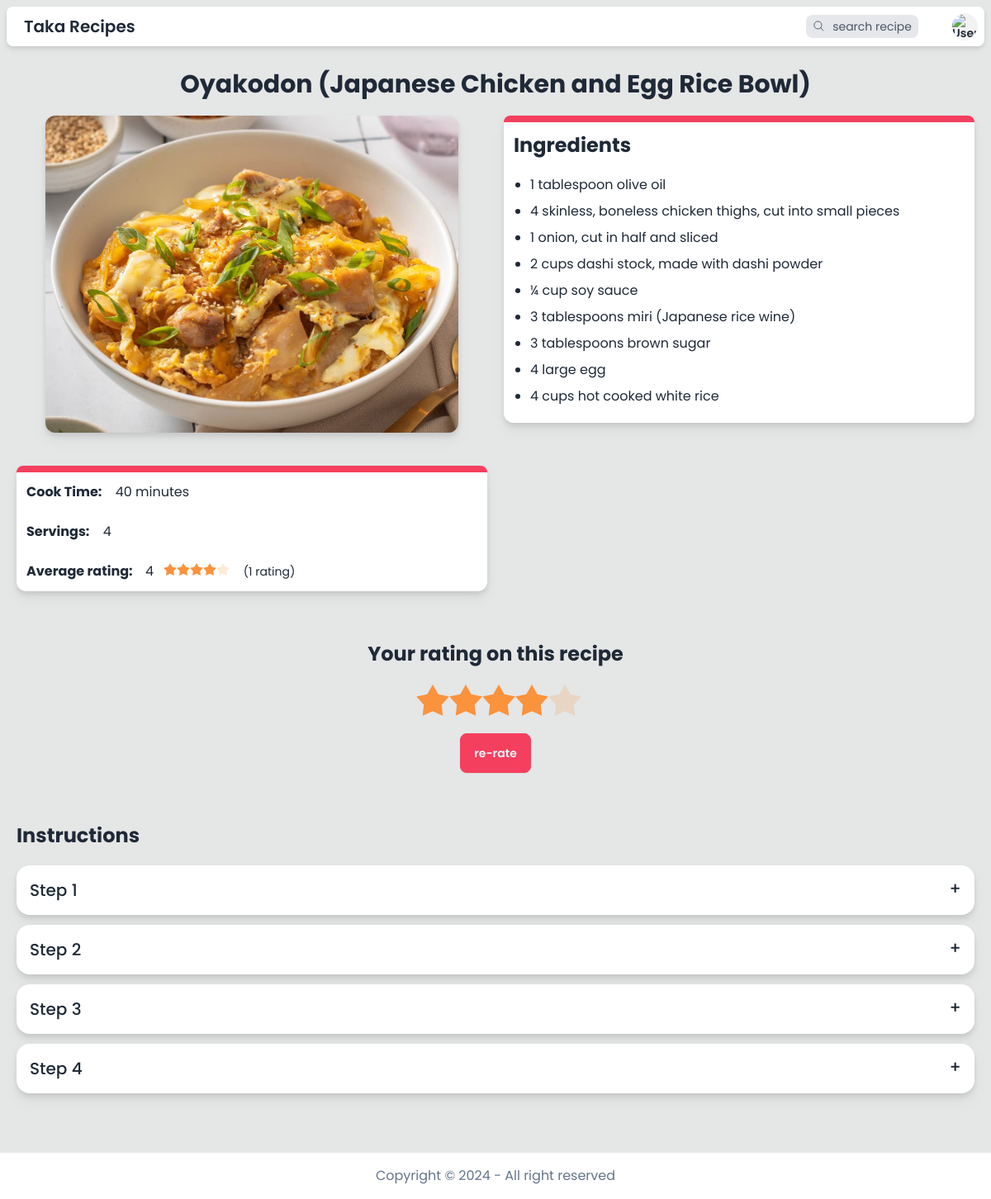
Page /recipe/81 (signed in) on the committed database.
### model.py (models this page shows)
class Recipe(db.Model):
    __tablename__ = "recipe"
    id = mapped_column(Integer, primary_key=True)
    name = mapped_column(String(200), nullable=False)
    cook_time_in_minutes = mapped_column(Integer, nullable=False)
    servings = mapped_column(Integer, nullable=False)
    ingredients = mapped_column(JSON, nullable=False)
    instructions = mapped_column(JSON, nullable=False)
    image = mapped_column(String(255), nullable=False)
    datetime = mapped_column(String(100), nullable=False)
    user_id = mapped_column(Integer, ForeignKey("user.id"))
    average_rating = mapped_column(Integer, nullable=False, default=0)
    total_ratings = mapped_column(Integer, nullable=False, default=0)

### app.py (the view)
@app.route("/recipe/<recipe_id>")
@login_required
def recipe_detail(recipe_id):
    recipe = db.session.execute(db.select(Recipe).filter_by(id=recipe_id)).scalar_one_or_none()
    if not recipe:
        return render_template("error.html", error=error(HTTPStatus.NOT_FOUND))
    if recipe.cook_time_in_minutes >= 60:
        recipe.cook_time_hour = recipe.cook_time_in_minutes // 60
        recipe.cook_time_minute = recipe.cook_time_in_minutes % 60
    else:
        recipe.cook_time_hour = None
        recipe.cook_time_minute = recipe.cook_time_in_minutes
    current_user_rating = db.session.execute(db.select(Rating).filter_by(recipe_id=recipe_id, user_id=session["user_id"])).scalar_one_or_none()
    current_user_rating = current_user_rating.rating if current_user_rating else 0
    return render_template("/recipe/recipe_detail.html", recipe=recipe, current_user_rating=current_user_rating)

### helpers.py (called while the page is built)
def login_required(f):
    @wraps(f)
    def decorated_function(*args, **kwargs):
        if session.get("user_id") is None:
            return redirect("/login")
        return f(*args, **kwargs)
    return decorated_function

### templates/recipe/recipe_detail.html (shortened to what this page needs)
{% extends "template.html" %}
{% block main %}
<div class="w-screen max-w-[2000px] mx-auto p-5 mb-10">
    <p class="text-center text-3xl font-bold mb-5">{{ recipe.name }}</p>
    <div class="flex flex-col lg:flex-row items-center lg:items-start gap-10 lg:gap-5 w-full">
        <div class="w-full">
            <img class="object-cover w-full sm:w-[400px] lg:w-[500px] h-72 lg:h-96 mx-auto rounded-xl drop-shadow-lg" src="{{ url_for('static', filename=recipe.image) }}" alt="pizza">
            <div class="mt-10 drop-shadow-lg bg-base-100 rounded-xl">
                <div class="h-2 bg-accent rounded-t-xl"></div>
                <div class="grid grid-rows-2 text-sm md:text-base">
                    <div class="p-3">
                        <span class="font-bold">Cook Time:</span>
                        <span class="hover:text-rose-500 ml-3 text-right">
                            {% if recipe.cook_time_minute %}
                                {{ recipe.cook_time_minute }}{{ " minute" if recipe.cook_time_minute == 1 else " minutes"}}
                            {% endif %}
                        </span>
                    </div>
                    <div class="p-3">
                        <span class="font-bold">Servings:</span>
                        <span class="hover:text-rose-500 ml-3">{{ recipe.servings }}</span>
                    </div>
                    <div class="p-3">
                        <span class="font-bold">Average rating: </span>
                        <span class="hover:text-rose-500 ml-3">{{recipe.average_rating}}</span>
                        <span class="rating rating-sm rating-half">
                            <input type="radio" name="rating" disabled class="rating-hidden cursor-default" value="0" {{ "checked" if recipe.average_rating >= 0 }} />
                            <input type="radio" name="rating" disabled class="mask mask-star-2 mask-half-1 bg-orange-400 cursor-default" value="0.5" {{ "checked" if recipe.average_rating >= 0.5 }} />
                            <input type="radio" name="rating" disabled class="mask mask-star-2 mask-half-2 bg-orange-400 cursor-default" value="1" {{ "checked" if recipe.average_rating >= 1 }} />
                            <input type="radio" name="rating" disabled class="mask mask-star-2 mask-half-1 bg-orange-400 cursor-default" value="1.5" {{ "checked" if recipe.average_rating >= 1.5 }} />
                            <input type="radio" name="rating" disabled class="mask mask-star-2 mask-half-2 bg-orange-400 cursor-default" value="2" {{ "checked" if recipe.average_rating >= 2 }} />
                            <input type="radio" name="rating" disabled class="mask mask-star-2 mask-half-1 bg-orange-400 cursor-default" value="2.5" {{ "checked" if recipe.average_rating >= 2.5 }} />
                            <input type="radio" name="rating" disabled class="mask mask-star-2 mask-half-2 bg-orange-400 cursor-default" value="3" {{ "checked" if recipe.average_rating >= 3 }} />
                            <input type="radio" name="rating" disabled class="mask mask-star-2 mask-half-1 bg-orange-400 cursor-default" value="3.5" {{ "checked" if recipe.average_rating >= 3.5 }} />
                            <input type="radio" name="rating" disabled class="mask mask-star-2 mask-half-2 bg-orange-400 cursor-default" value="4" {{ "checked" if recipe.average_rating >= 4 }} />
                            <input type="radio" name="rating" disabled class="mask mask-star-2 mask-half-1 bg-orange-400 cursor-default" value="4.5" {{ "checked" if recipe.average_rating >= 4.5 }} />
                            <input type="radio" name="rating" disabled class="mask mask-star-2 mask-half-2 bg-orange-400 cursor-default" value="5" {{ "checked" if recipe.average_rating == 5 }} />
                        </span>
                        <span class="ml-3 text-sm">({{recipe.total_ratings}} {{ "rating" if recipe.total_ratings <= 1 else "ratings"}})</span>
                    </div>
                </div>
            </div>
        </div>
        <div class="drop-shadow-lg bg-base-100 rounded-xl w-full">
            <div class="h-2 bg-accent rounded-t-xl"></div>
            <div class="p-3">
                <h3 class="text-2xl font-bold">Ingredients</h3>
                <ul class="list-disc ml-5 mt-5 text-sm md:text-base">
                    {% for ingredient in recipe.ingredients %}
                    <li class="my-2 hover:text-rose-500">{{ ingredient }}</li>
                    {% endfor %}
                </ul>
            </div>
        </div>
    </div>
    <div class="mt-10 flex flex-col items-center py-5">
        <h2 class="font-bold text-2xl mb-5 text-center">{{ "Your rating on this recipe" if current_user_rating else "Give this recipe a rating"}}</h2>
        <form action="/recipe/{{recipe.id}}/rate" method="post" class="flex flex-col items-center">
            <div class="rating rating-lg">
                <input type="radio" name="rating" class="rating-hidden cursor-default" value="0" {{ "checked" if not current_user_rating }} />
                <input type="radio" name="rating" class="mask mask-star-2 bg-orange-400 cursor-default" value="1" {{ "checked" if current_user_rating >= 1 }} />
                <input type="radio" name="rating" class="mask mask-star-2 bg-orange-400 cursor-default" value="2" {{ "checked" if current_user_rating >= 2 }} />
                <input type="radio" name="rating" class="mask mask-star-2 bg-orange-400 cursor-default" value="3" {{ "checked" if current_user_rating >= 3 }} />
                <input type="radio" name="rating" class="mask mask-star-2 bg-orange-400 cursor-default" value="4" {{ "checked" if current_user_rating >= 4 }} />
                <input type="radio" name="rating" class="mask mask-star-2 bg-orange-400 cursor-default" value="5" {{ "checked" if current_user_rating == 5 }} />
            </div>
            <button type="submit" class="btn btn-accent mt-5">{{ "re-rate" if current_user_rating else "rate"}}</button>
        </form>
    </div>
    <div id="instructions" class="mt-10">
        <h2 class="font-bold text-2xl mb-5">Instructions</h2>
        {% for instruction in recipe.instructions %}
        <div class="collapse collapse-plus bg-base-100 my-3 drop-shadow-lg">
            <div class="collapse-title text-xl font-medium">Step {{ loop.index }}</div>
        </div>
        {% endfor %}
    </div>
</div>
{% endblock %}

### rows in the picture
Recipe: name "Oyakodon (Japanese Chicken and Egg Rice Bowl)", image (picture), servings "4", average_rating "4", total_ratings "1", total_ratings "rating"

### other values in the picture
{{ recipe.cook_time_minute }} "40"
{{ " minute" if recipe.cook_time_minute == 1 else " minutes" }} "minutes"
{{ ingredient }} "1 tablespoon olive oil" "4 skinless, boneless chicken thighs, cut into small pieces" "1 onion, cut in half and sliced" "2 cups dashi stock, made with dashi powder" "¼ cup soy sauce" "3 tablespoons miri (Japanese rice wine)" "3 tablespoons brown sugar" "4 large egg" "4 cups hot cooked white rice"
{{ "re-rate" if current_user_rating else "rate" }} "re-rate"
